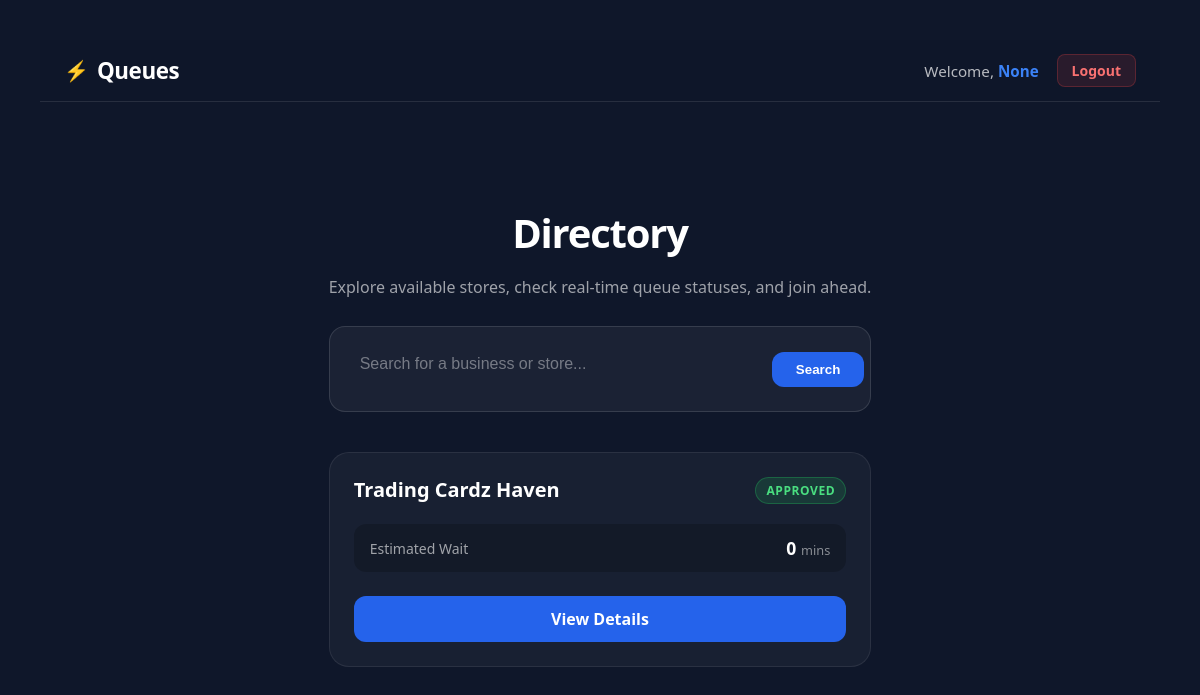
Page /stores on the earlier database version.
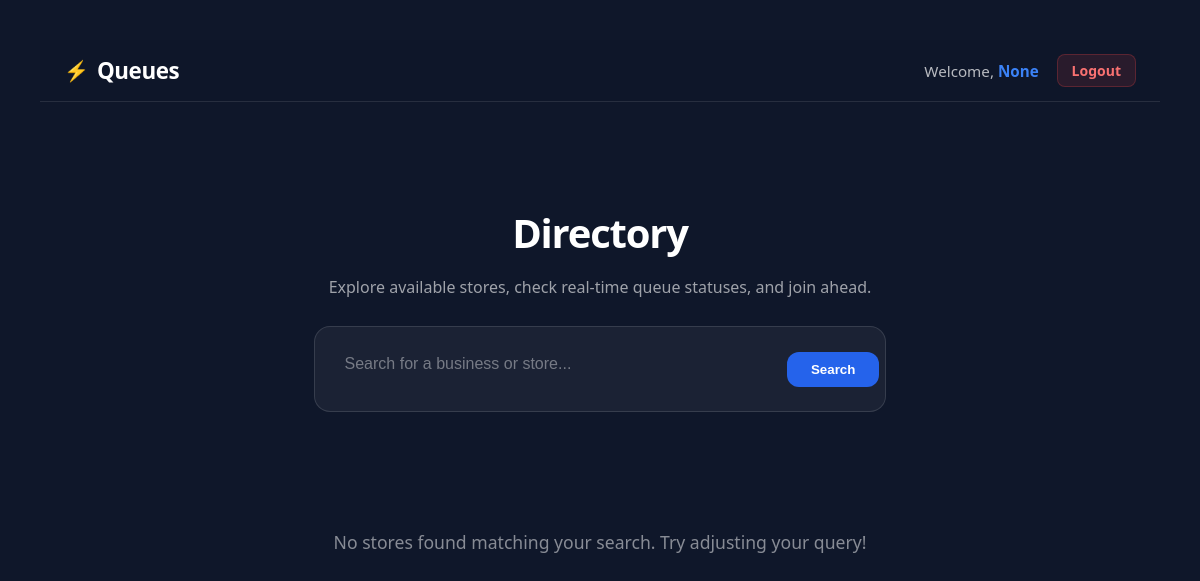
Same page on the later database version.
### tables this page shows
CREATE TABLE store (
    store_id INTEGER PRIMARY KEY AUTOINCREMENT,
    store_name TEXT NOT NULL,
    store_status TEXT DEFAULT 'PENDING',
    operating_hours TEXT,
    estimated_wait_time INTEGER DEFAULT 0,
    owner_id INTEGER NOT NULL
);

### app.py (the view)
@app.route('/stores')
def store_discovery():
    search_query = request.args.get('search', '')
    current_username = session.get('username')
    conn = get_db_connection()
    if search_query:
        stores = conn.execute(
            'SELECT * FROM store WHERE store_name LIKE ?',
            ('%' + search_query + '%',)
        ).fetchall()
    else:
        stores = conn.execute(
            'SELECT * FROM store'
        ).fetchall()
    return render_template(
        'stores.html',
        stores=stores,
        search_query=search_query,
        username=current_username
    )

### app.py (called while the page is built)
def get_db_connection():
    if 'db' not in g:
        g.db = sqlite3.connect(DB_NAME, timeout=20)
        g.db.row_factory = sqlite3.Row
    return g.db

### templates/stores.html (shortened to what this page needs)
<!DOCTYPE html>
<html lang="en">
<head>
    <link rel="stylesheet" href="{{ url_for('static', filename='style.css') }}">
</head>
<body>
 <header style="width: 100%; background: rgba(15, 23, 42, 0.9); border-bottom: 1px solid rgba(255, 255, 255, 0.1); padding: 14px 0; margin-bottom: 30px;">
        <div style="max-width: 1100px; margin: 0 auto; padding: 0 24px; display: flex; align-items: center; justify-content: space-between;">
            <a href="/" style="display: flex; align-items: center; gap: 8px; text-decoration: none;">
                <span style="font-size: 1.25rem;">⚡</span>
                <span style="font-size: 1.4rem; font-weight: 800; color: #ffffff; letter-spacing: -0.02em;">Queues</span>
            </a>
            <div style="display: flex; align-items: center; gap: 18px;">
                <span style="font-size: 0.95rem; color: rgba(255, 255, 255, 0.7);">
                    Welcome, <strong style="color: #3b82f6;">{{ username }}</strong>
                </span>
                <a href="/logout" style="color: #f87171; text-decoration: none; font-size: 0.875rem; font-weight: 600; padding: 6px 14px; border-radius: 8px; background: rgba(239, 68, 68, 0.12); border: 1px solid rgba(239, 68, 68, 0.25);">
                    Logout
                </a>
            </div>
        </div>
    </header>
    <main class="page-container">
        <section class="hero-section">
            <h1 class="page-heading">Directory</h1>
            <p class="page-subheading">Explore available stores, check real-time queue statuses, and join ahead.</p>
            <form method="GET" action="/stores" class="search-form">
                <div class="search-input-group">
                    <input type="text" name="search" placeholder="Search for a business or store..."
                        value="{{ search_query }}" class="search-input">
                    <button type="submit" class="btn-search">Search</button>
                </div>
            </form>
        </section>
        <section class="store-grid">
            {% for store in stores %}
            <div class="store-card">
                <div class="store-card-header">
                    <h2>{{ store['store_name'] }}</h2>
                    <span class="status-badge status-{{ store['store_status'] | lower }}">
                        {{ store['store_status'] }}
                    </span>
                </div>
                <div class="store-card-body">
                    <div class="metric-row">
                        <span class="metric-label">Estimated Wait</span>
                        <span class="metric-value">{{ store['estimated_wait_time'] }} <small>mins</small></span>
                    </div>
                </div>
                <div class="store-card-footer">
                    <a href="/store/{{ store['store_id'] }}" class="btn-action">View Details</a>
                </div>
            </div>
            {% else %}
            <div class="empty-state">
                <p>No stores found matching your search. Try adjusting your query!</p>
            </div>
            {% endfor %}
        </section>
    </main>
</body>
</html>

### static/style.css (style rules this page uses)
body { font-family: 'Segoe UI', 'Segoe UI', Tahoma, Geneva, Verdana, sans-serif; background-color: #0f172a; color: #f8fafc; margin: 0; padding: 40px; display: flex; flex-direction: column; align-items: center; }
h1, h2 { color: #c5c7cc }
input[type="text"], input[type="password"] { width: 90%; padding: 12px; margin: 10px 0 20px 0; border-radius: 6px; border: 1px solid #475569; background-color: #1e293b; color: white; }
button { background-color: #2461fb; color: #0f172a; font-weight: bold; padding: 12px 20px; border: none; border-radius: 6px; cursor: pointer; width: 100%; transition: all 0.3s ease; }
a { color: #1f275e; text-decoration: none; }

### templates/stores.html (style rules this page uses)
.page-container { max-width: 1100px; margin: 40px auto; padding: 0 20px; }
.hero-section { text-align: center; margin-bottom: 40px; }
.page-heading { font-size: 2.5rem; font-weight: 800; color: #ffffff; margin-bottom: 8px; letter-spacing: -0.03em; }
.page-subheading { color: rgba(255, 255, 255, 0.6); font-size: 1rem; margin-bottom: 28px; }
.search-form { max-width: 640px; margin: 0 auto; }
.search-input-group { display: flex; align-items: center; background: rgba(255, 255, 255, 0.05); border: 1px solid rgba(255, 255, 255, 0.12); border-radius: 16px; padding: 6px 6px 6px 18px; transition: border-color 0.2s ease, box-shadow 0.2s ease; }
.search-input { flex: 1; background: transparent !important; border: none !important; outline: none !important; color: #ffffff; font-size: 1rem; padding: 10px 0; }
.search-input::placeholder { color: rgba(255, 255, 255, 0.4); }
.btn-search { background: #2563eb !important; color: #ffffff !important; border: none !important; border-radius: 12px !important; padding: 10px 24px !important; font-weight: 600 !important; cursor: pointer; transition: background 0.2s ease, transform 0.15s ease !important; width: auto !important; margin: 0 !important; }
.store-grid { display: grid; grid-template-columns: repeat(auto-fill, minmax(300px, 1fr)); gap: 24px; }
.empty-state { grid-column: 1 / -1; text-align: center; padding: 60px 20px; color: rgba(255, 255, 255, 0.5); font-size: 1.1rem; }

Differences in the rows shown:
removed store: store_name "Trading Cardz Haven", store_status "APPROVED", estimated_wait_time "0"
Other differences:
text now shown: "No stores found matching your search. Try adjusting your query!"
